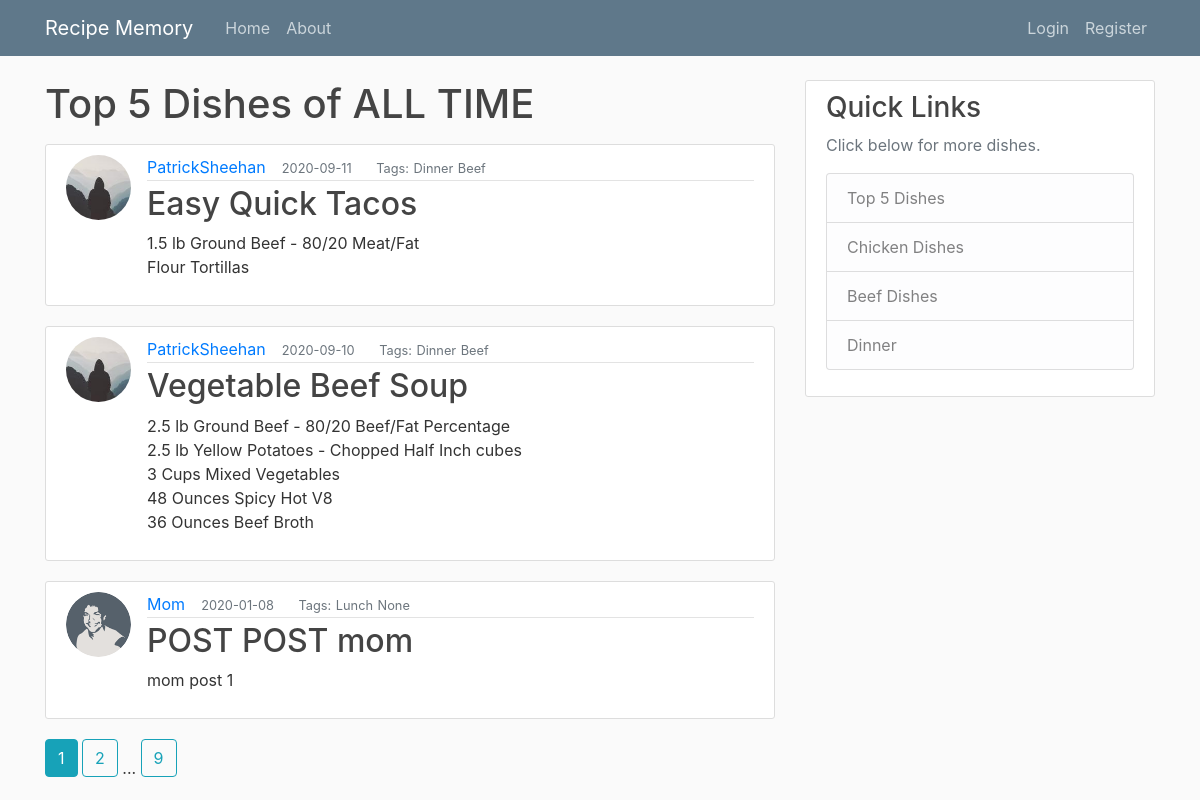
The page /top5 on the database its author committed.
### flaskblog/models.py (models this page shows, shortened)
class Post(db.Model):
    id = db.Column(db.Integer, primary_key=True)
    title = db.Column(db.String(120), nullable=False)
    date_posted = db.Column(db.DateTime, nullable=False, default=datetime.utcnow)
    mealType = db.Column(db.String(20), default="Dinner", nullable=True)
    mainIngredient = db.Column(db.String(35), default="Chicken", nullable=True)
    content = db.Column(db.Text, nullable=False)
    user_id = db.Column(db.Integer, db.ForeignKey('user.id'), nullable=False)

class User(db.Model, UserMixin):
    id = db.Column(db.Integer, primary_key=True)
    username = db.Column(db.String(20), unique=True, nullable=False)
    email = db.Column(db.String(120), unique=True, nullable=False)
    image_file = db.Column(db.String(20), nullable=False, default='default.jpg')
    password = db.Column(db.String(60), nullable=False)
    posts = db.relationship('Post', backref='author', lazy=True)

### flaskblog/dishes/routes.py (the view)
@dishes.route('/top5')
def top5():
    protein="Top 5"
    page = request.args.get('page', 1, type=int)
    posts = Post.query.order_by(Post.date_posted.desc()).paginate(page=page, per_page=3)
    return render_template('dishes.html', posts=posts, protein=protein)

### flaskblog/templates/dishes.html
{% extends "layouts.html" %}
{% block content %}
  {% if protein == 'Top 5' %}
  <h1 class="mb-3">{{ protein }} Dishes of ALL TIME</h1>
  {% else %}
  <h1 class="mb-3">Dishes with {{ protein }} ({{ posts.total }})</h1>
  {% endif %}
{% for post in posts.items %}
    <article class="media content-section">
      <img class="rounded-circle article-img" src="{{ url_for('static', filename='profile_pics/' + post.author.image_file) }}">
      <div class="media-body">
        <div class="article-metadata">
          <a class="mr-2" href="{{ url_for('users.user_posts', username=post.author.username) }}">{{ post.author.username }}</a>
          <small class="text-muted"> &nbsp;{{ post.date_posted.strftime('%Y-%m-%d') }}</small>
          <small class="text-muted"> &emsp;&nbsp; Tags:</small>
          <b><small class="text-muted">{{ post.mealType }}</small></b>
          <b><small class="text-muted">{{ post.mainIngredient }}</small></b>
        </div>
        <h2><a class="article-title" href="{{ url_for('posts.post', post_id=post.id) }}">{{ post.title }}</a></h2>
        <p class="article-content">{{ post.content }}</p>
      </div>
    </article>
{% endfor %}
{% for page_num in posts.iter_pages(left_edge=1, right_edge=1, left_current=1, right_current=2) %}
  {% if page_num %}
    {% if posts.page == page_num %}
      <a class="btn btn-info mb-4" href="{{ url_for('main.home', page=page_num) }}">{{ page_num }}</a>
    {% else %}
      <a class="btn btn-outline-info mb-4" href="{{ url_for('main.home', page=page_num) }}">{{ page_num }}</a>
    {% endif %}
  {% else %}
    ...
  {% endif %}
{% endfor %}
{% endblock content %}

### flaskblog/static/main.css (style rules this page uses)
body { background: #fafafa; color: #333333; margin-top: 5rem; }
h1, h2, h3, h4, h5, h6 { color: #444444; }
.content-section { background: #ffffff; padding: 10px 20px; border: 1px solid #dddddd; border-radius: 3px; margin-bottom: 20px; }
.article-title { color: #444444; }
.article-content { white-space: pre-line; }
.article-img { height: 65px; width: 65px; margin-right: 16px; }
.article-metadata { padding-bottom: 1px; margin-bottom: 4px; border-bottom: 1px solid #e3e3e3 }

### rows shown on the page
Post: image_file (picture), author.username "PatrickSheehan", date_posted "2020-09-11", mealType "Dinner", mainIngredient "Beef", title "Easy Quick Tacos", content "1.5 lb Ground Beef - 80/20 Meat/Fat Flour Tortillas"
Post: image_file (picture), author.username "PatrickSheehan", date_posted "2020-09-10", mealType "Dinner", mainIngredient "Beef", title "Vegetable Beef Soup", content "2.5 lb Ground Beef - 80/20 Beef/Fat Percentage 2.5 lb Yellow Potatoes - Chopped Half Inch cubes 3 Cups Mixed Vegetables 48 Ounces Spicy Hot V8 36 Ounces Beef Broth"
Post: image_file (picture), author.username "Mom", date_posted "2020-01-08", mealType "Lunch", mainIngredient "None", title "POST POST mom", content "mom post 1"

### other values the page prints
{{ protein }} "Top 5"
{{ page_num }} "1"
{{ page_num }} "2" "9"
